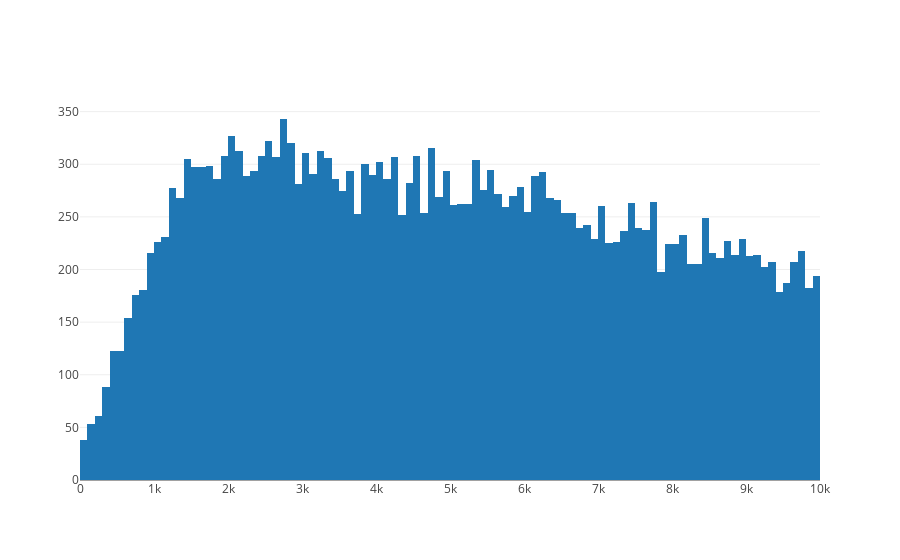

Here is the notebook cell this chart was saved with:
### Code cell
# noexport

plot_time_since_last_impression_by_action()

### Figure 1 — Plotly figure (JSON) as saved in the notebook; plotly's stock layout.template omitted (floating-point values rounded to 4 significant figures; data arrays with more than 128 entries replaced by an {"elided": "..."} marker saying what was removed)
{"data": [{"type": "histogram", "uid": "76aafeca-bd37-45b0-b6c4-5746648a42a5", "x": {"elided": "24816 int values"}}], "layout": {}}
